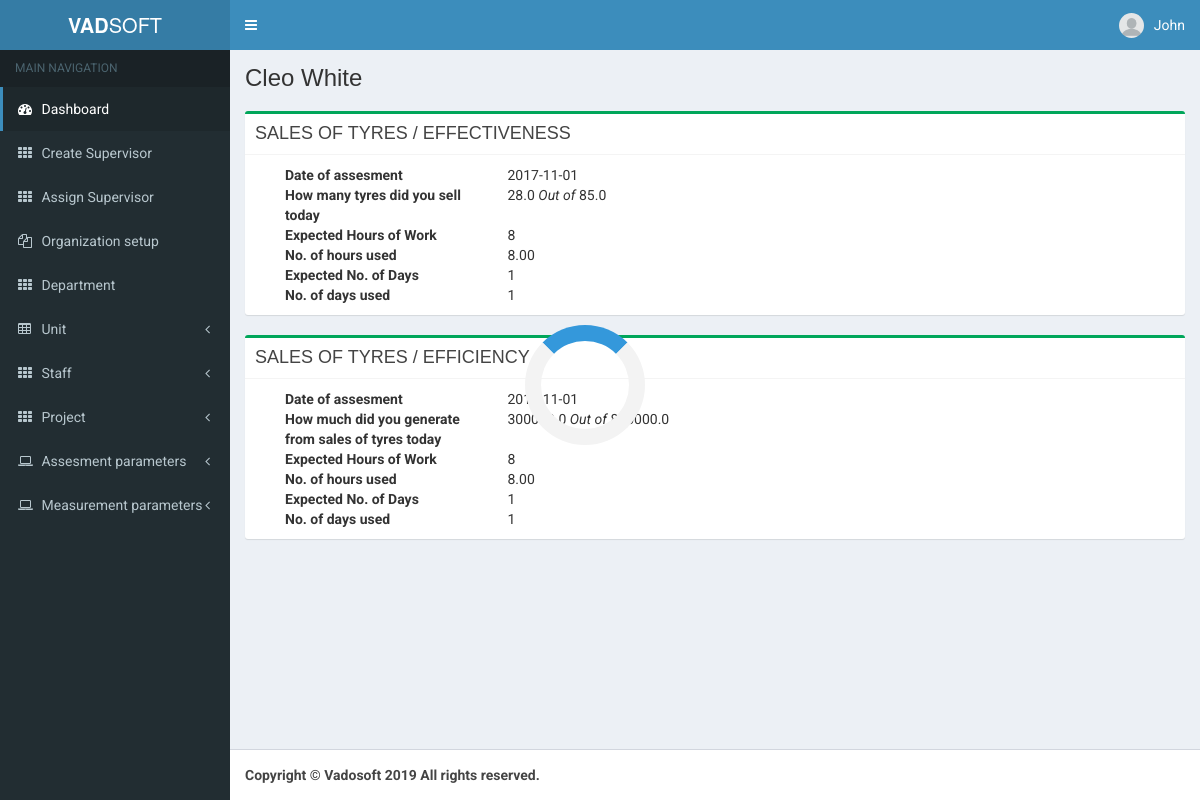
/v/resultdetails?name=7&kid=5&mode=measurestaffkpi&aid=21&level=staff&akid=5621 (signed in), run on the app's committed database.
### tables this page shows
CREATE TABLE `staff` (
  `sta_id` int(11) NOT NULL,
  `sta_number` varchar(100) NOT NULL,
  `sta_fname` varchar(20) NOT NULL,
  `sta_lname` varchar(20) NOT NULL,
  `sta_dept` int(6) NOT NULL,
  `sta_org` int(6) NOT NULL,
  `sta_email` varchar(100) NOT NULL,
  `sta_phone` varchar(30) NOT NULL,
  `sta_sex` varchar(7) NOT NULL,
  `registered_at` datetime DEFAULT NULL,
  `sta_state` varchar(30) NOT NULL,
  `sta_city` varchar(20) NOT NULL,
  `sta_grade_level` varchar(50) NOT NULL,
  `sta_job_title` varchar(50) NOT NULL
);

CREATE TABLE `assessment_params_category` (
  `aspcat_id` int(8) NOT NULL,
  `aspcat_name` varchar(100) NOT NULL,
  `ass_typ` int(4) NOT NULL,
  `org_grp` varchar(20) NOT NULL,
  `aspcat_discrip` text NOT NULL,
  `aspcat_status` int(4) NOT NULL,
  `registered_at` datetime NOT NULL,
  `aspcat_kpi` int(11) NOT NULL,
  `org_id` int(11) NOT NULL
);

CREATE TABLE `kpi` (
  `kpi_id` int(6) NOT NULL,
  `kpi_name` varchar(100) NOT NULL,
  `kpi_discrip` text NOT NULL,
  `kpi_routine` varchar(20) NOT NULL,
  `registered_at` datetime NOT NULL,
  `org_id` int(11) NOT NULL,
  `lasttimelinksent` datetime NOT NULL
);

CREATE TABLE `assessment_params` (
  `asp_id` int(8) NOT NULL,
  `asp_name` varchar(100) NOT NULL,
  `asp_slug` varchar(30) NOT NULL,
  `asp_discrip` text NOT NULL,
  `asp_typ` varchar(15) NOT NULL,
  `asp_kpi` int(6) NOT NULL,
  `asp_dept` int(6) NOT NULL,
  `asp_unit` int(11) NOT NULL,
  `asp_staff` int(10) NOT NULL,
  `asp_project` int(11) NOT NULL,
  `asp_uni` int(10) NOT NULL,
  `asp_value` decimal(5,0) NOT NULL,
  `asp_cat` int(7) NOT NULL,
  `asp_astyp` int(10) NOT NULL,
  `asp_typ_level` varchar(10) NOT NULL,
  `registered_at` datetime NOT NULL,
  `org_id` int(11) NOT NULL
);

CREATE TABLE `assessment_supervisor` (
  `ass_id` int(10) NOT NULL,
  `ass_typ` int(4) NOT NULL,
  `ass_user` int(6) NOT NULL,
  `usr_dept` int(6) NOT NULL,
  `usr_unit` int(7) NOT NULL,
  `ass_param` int(5) NOT NULL,
  `param_type` varchar(10) NOT NULL,
  `std_value` decimal(10,1) NOT NULL,
  `ass_point` decimal(10,1) NOT NULL,
  `ass_param_cat` int(4) NOT NULL,
  `registered_at` datetime NOT NULL,
  `ass_date` date NOT NULL,
  `usr_typ` varchar(10) NOT NULL,
  `ass_typ_status` varchar(15) NOT NULL,
  `session_id` varchar(20) NOT NULL,
  `ass_kpi` int(11) NOT NULL,
  `ass_kpi_routine` varchar(20) NOT NULL,
  `supervisor_status` int(11) NOT NULL DEFAULT '0',
  `ass_key_id` varchar(10) NOT NULL
);

CREATE TABLE `hours_worked_supervisor` (
  `id` int(10) NOT NULL,
  `user` int(11) NOT NULL,
  `wdate` date NOT NULL,
  `whours_expected` decimal(4,0) NOT NULL,
  `whours_used` decimal(5,2) NOT NULL,
  `wdaysexpected` int(11) NOT NULL,
  `wdaysused` int(11) NOT NULL,
  `w_index` int(20) NOT NULL,
  `ass_id` int(11) NOT NULL,
  `ass_kpi` int(11) NOT NULL
);

### v/webapp/functions.php (called while the page is built, shortened)
<?php
function GetStaffName($connection,$id)
{
    $sql = "SELECT * FROM staff WHERE sta_id = '$id' ";
    $query = $connection ->query($sql) ;
    $num =  $query->setFetchMode(PDO::FETCH_NUM);
    if($num !=0)
    {
        while ($row = $query->fetch() )
        {
            $fname = $row['sta_fname'] ;
            $lname = $row['sta_lname'] ;
            return $fname ." ". $lname;
        }
    }
}
function CheckIfTypIsAppStaff($connection,$id,$type){
    $query = $connection->query("SELECT asp_id from assessment_params WHERE asp_astyp = '$type' AND asp_staff = '$id'");
    $num = $query->rowCount() ;
    return $num;
}
 function CheckIfParamP($connection,$id){
    $query = $connection->query("SELECT * from assessment_params WHERE asp_staff = '$id' ");
    $num = $query->rowCount() ;
    return $num ;
 }
function GetGroupAssParamsStaff($connection,$astyp_level_id, $typ, $kid, $astyp_id = null)
{
    if (CheckIfParamP($connection,$astyp_level_id) != 0)
    {
        return GetGroupAssParamsStfPersonal($connection, $astyp_level_id, $kid, 'staff-ass', $astyp_id);
    }
}
function GetGroupAssParamsStfPersonal($connection,$astyp_level_id, $kid,$ass_typ , $astyp_id = null)
{
    if($astyp_id === null) {
        $query = $connection ->query("SELECT * FROM assessment_type WHERE astyp_org_level = '$ass_typ'") ;
        while ($row = $query->fetch() ) {
            $astyp_id = $row['astyp_id'];
            if (CheckIfTypIsAppStaff($connection,$astyp_level_id,$astyp_id) !=0) {
                return GetParamCatAssStaffPersonal($connection, $astyp_id, $astyp_level_id, $kid);
            }
        }
    }elseif (CheckIfTypIsAppStaff($connection, $astyp_level_id, $astyp_id) !=0) {
        return GetParamCatAssStaffPersonal($connection, $astyp_id, $astyp_level_id, $kid);
    }
}
function GetParamCatAssStaffPersonal($connection,$astyp_id,$staff,$kid)
{
    $query = $connection->query("SELECT * FROM assessment_params_category WHERE ass_typ = '$astyp_id' and aspcat_kpi = '$kid'");
    $num =  $query->execute();
    if($num !=0)
    {
        return $query->fetchAll();
    }
    else
    {
        return false;
    }
}
function GetAallParaStfPersonal($connection,$k,$id,$kid)
{
    $query = $connection->query("SELECT * FROM assessment_params WHERE (asp_cat = '$k' AND asp_staff = '$id') OR (asp_cat = '$k' AND asp_unit = '$id') OR (asp_cat = '$k' AND asp_dept = '$id')");
    $num =  $query->execute();
    if($num !=0)
    {
        return $query->fetchAll();
    }
    else
    {
        return false;
    }
}
function GetCatNameId($connection,$id){
    $query= $connection->query("SELECT * FROM assessment_params_category WHERE aspcat_id ='$id'") ;
    while ($row = $query->fetch()) {
        $name = $row['aspcat_name'];
        return("$name");
    }
}
function GetKPIId($connection,$id){
    $query= $connection->query("SELECT * FROM kpi WHERE kpi_id ='$id' ") ;
    while ($row = $query->fetch()) {
        $name = $row['kpi_name'] ;
        return("$name") ;
    }
}
function GetKPIRoutine($connection,$id){
    $query= $connection->query("SELECT * FROM kpi WHERE kpi_id ='$id' ") ;
    while ($row = $query->fetch()) {
        $name = $row['kpi_routine'] ;
        return ("$name");
    }
}
function GetAssessmentSupervisorsRecord($connection,$id,$assparam)
{
    $sql = "SELECT * FROM assessment_supervisor where ass_id='$id' and ass_param_cat='$assparam'";
    $query = $connection ->query($sql) ;
    $num =  $query->execute();
    if($num !=0)
    {
        return $query->fetchAll();
    }
    else
    {
        return false;
    }
}
function GetHoursWorkedSupervisor($connection,$id,$kpi,$staff_id)
{
    $sql = "SELECT * FROM hours_worked_supervisor where ass_id='$id' and ass_kpi='$kpi' and user='$staff_id'";
    $query = $connection ->query($sql) ;
    $num =  $query->execute();
    if($num !=0)
    {
        return $query->fetchAll();
    }
    else
    {
        return false;
    }
}
function GetEfficiencyValue($connection,$org_id,$ass_key_id)
{
    $sql = "SELECT ass_id,ass_key_id,ass_param_cat FROM assessment_supervisor where ass_key_id='$ass_key_id'";
    $query = $connection ->query($sql) ;
    $num =  $query->execute();
    if($num !=0)
    {
        return $query->fetchAll();
    }
    else
    {
        return false;
    }
}

### v/webapp/staffresultdetailsform.php (the view, shortened to what this page needs)
<div class="box box-success">
    <div class="box-header with-border">
        <h3 class="box-title">
            <?php echo GetKPIId($connection,$kid)." / ". GetCatNameId($connection,$k); ?>
        </h3>
    </div>
    <div class="box-body">
<?php
$loop_count = 1;
        foreach(GetAallParaStfPersonal($connection,$k,$name,$kid) as $row)
        {
            if ($loop_count == 1)
            {
                $param = $row['asp_name'];
                $cat = $row['asp_cat'];
                $param_value = GetAssessmentSupervisorsRecord($connection, $aid, $cat);
                $param_hours_worked = GetHoursWorkedSupervisor($connection, $aid, $kid, $name);
                $std_value = '';
                $std_point = '';
                $ass_date = '';
                foreach ($param_value as $ass_row)
                {
                    $std_value = $ass_row['std_value'];
                    $std_point = $ass_row['ass_point'];
                    $ass_date = $ass_row['ass_date'];
                }
                foreach ($param_hours_worked as $ass_labour)
                {
                    $expectedhoursworked = $ass_labour['whours_expected'];
                    $actualhoursworked = $ass_labour['whours_used'];
                    $expecteddays = $ass_labour['wdaysexpected'];
                    $actualdays = $ass_labour['wdaysused'];
                }
                echo "<div style='width: 100%;'>";
                    if ($kpi_routine == "daily")
                    {
                        echo "<div class='col-md-12'>";
                        echo "<div class='col-md-3'><strong>Date of assesment</strong></div>";
                        echo "<div class='col-md-7'>$ass_date</div>";
                        echo "</div>";
                    }
                    elseif ($kpi_routine == "weekly")
                    {
                        echo "<div class='col-md-12'>";
                        echo "<div class='col-md-3'><strong>Week of assesment from 1,2,...,54</strong></div>";
                        echo "<div class='col-md-7'>$ass_date</div>";
                        echo "</div>";
                    }
                    elseif ($kpi_routine == "monthly")
                    {
                        echo "<div class='col-md-12'>";
                        echo "<div class='col-md-3'><strong>Month of assesment</strong></div>";
                        echo "<div class='col-md-7'>$ass_date</div>";
                        echo "</div>";
                    }
                    elseif ($kpi_routine == "quaterly")
                    {
                        echo "<div class='col-md-12'>";
                        echo "<div class='col-md-3'><strong>Quater of assesment</strong></div>";
                        echo "<div class='col-md-7'>$ass_date</div>";
                        echo "</div>";
                    }
                echo "</div>";
                echo "<div class='col-md-12'>
                        <div class='col-md-3'><strong>".ucfirst(strtolower($param))."</strong></div>
                        <div class='col-md-7'>$std_point <em>Out of</em> $std_value</div>
                </div>";
            }
            $loop_count++;
        }
        echo "<div class='col-md-12'>
                    <div class='col-md-3'><strong>Expected Hours of Work</strong></div>
                    <div class='col-md-7'>$expectedhoursworked</div>
                    <div class='col-md-3'><strong>No. of hours used</strong></div>
                    <div class='col-md-7'>$actualhoursworked</div>
                    <div class='col-md-3'><strong>Expected  No. of Days</strong></div>
                    <div class='col-md-7'>$expecteddays</div>
                    <div class='col-md-3'><strong>No. of days used</strong></div>
                    <div class='col-md-7'>$actualdays</div>
                </div>
";
?>
</div>
</div>

### v/webapp/staffresultdetails.php (shortened to what this page needs)
<?php
if ($_GET)
{
    $name = $_GET['name'];
    $level = $_GET['level'];
    $ass_key_id = $_GET['akid'];
    $aid = $_GET['aid'];
    if (!isset($_GET['kid']))
        $kid = "";
    else
        $kid = $_GET['kid'];
}
if (!isset($_GET['mode'])) {
    $mode="";
} else {
    $mode=$_GET['mode'];
}
if ($level == "staff") {
    $pagetitle = "Staff Measurement"; $level_title = GetStaffName($connection, $name); $get_measure_kpi = GetGroupAssParamsStaff($connection,$name,'personal',$kid);
} elseif ($level == "unit") {
    $pagetitle = "Unit Measurement"; $level_title = GetUnitName($connection, $name); $get_measure_kpi = GetGroupAssParamsUnit($connection,$name,$kid,$level);
} elseif ($level == "department") {
    $pagetitle = "Department Measurement"; $level_title = GetDeptName($connection, $name); $get_measure_kpi = GetGroupAssParamsDept($connection,$name,$kid,$level);
}
echo "<h3 style='margin: 0px;'>$level_title</h3><br>";
$kpi_routine = GetKPIRoutine($connection,$kid);
foreach ($get_measure_kpi as $crow)
{
    $k = $crow['aspcat_id'];
    $measure_category = GetCatNameId($connection,$k);
    if ($mode == "measurestaffkpi")
    {
        $get_measure_category = "effectiveness";
        if (strtolower($measure_category) == strtolower($get_measure_category))
        {
            include("staffresultdetailsform.php");
        }
    }
}
foreach ($get_measure_kpi as $crow)
{
    $k = $crow['aspcat_id'];
    $measure_category = GetCatNameId($connection,$k);
    if ($mode == "measurestaffkpi")
    {
        $get_measure_category = "efficiency";
        if (strtolower($measure_category) == strtolower($get_measure_category))
        {
            $efficiency_value = GetEfficiencyValue($connection,$_SESSION['id'],$ass_key_id);
            foreach ($efficiency_value as $value) {
                if ($value['ass_param_cat'] == $k) {
                    $aid = $value['ass_id'];
                }
            }
            include("staffresultdetailsform.php");
        }
    }
}

### data on the page
staff: level_title "Cleo White"
assessment_params_category: kpi.kpi_name "SALES OF TYRES", GetCatNameId($connection,$k) "EFFECTIVENESS", hours_worked_supervisor.whours_expected "8", hours_worked_supervisor.whours_used "8.00", hours_worked_supervisor.wdaysexpected "1", hours_worked_supervisor.wdaysused "1"
assessment_params: assessment_supervisor.ass_date "2017-11-01", asp_name "How many tyres did you sell today", assessment_supervisor.ass_point "28.0", assessment_supervisor.std_value "85.0"
assessment_params_category: kpi.kpi_name "SALES OF TYRES", GetCatNameId($connection,$k) "EFFICIENCY", hours_worked_supervisor.whours_expected "8", hours_worked_supervisor.whours_used "8.00", hours_worked_supervisor.wdaysexpected "1", hours_worked_supervisor.wdaysused "1"
assessment_params: assessment_supervisor.ass_date "2017-11-01", asp_name "How much did you generate from sales of tyres today", assessment_supervisor.ass_point "300000.0", assessment_supervisor.std_value "800000.0"

### other printed values
$_SESSION['name'] "John"
